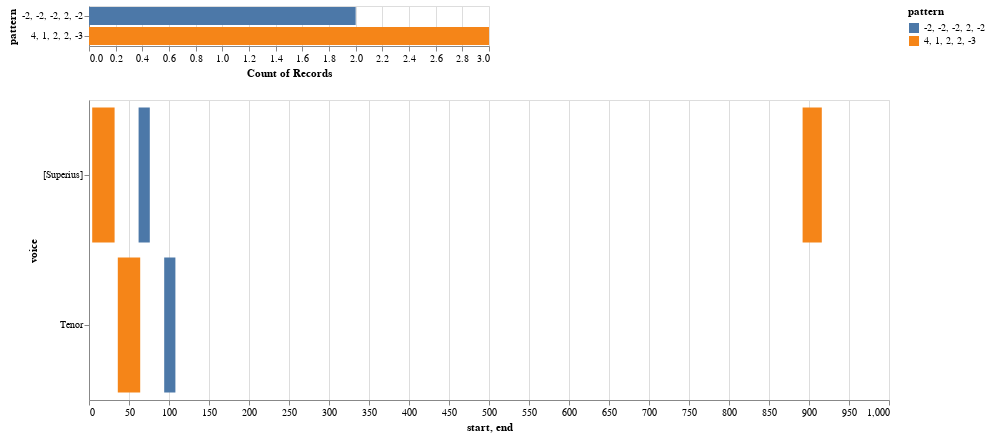

The notebook cell this image was saved under:
### Markdown cell above
### Selecting Individual nGrams and Voices

* Finally, it is possible select an individual ngram (and voice) explicitly.

* Note that in the plot tool below each **selected pattern** must be **list** consisting of **strings** in a **tuple**:

This:

>`selected_pattterns[('4', '1', '2', '2', '-3')]`


not this:

> `selected_patterns=[(4, 1, 2, 2, -3)]`

For more than one pattern:

> `selected_patterns=[('1', '2', '-2', '-2', '-2'), ('-2', '-2', '-2', '2', '-2')`

The complete code will in turn be:

> `viz.plot_ngrams_heatmap(mel_ngrams, mel_ngrams_duration, selected_patterns=
                                            [('1', '2', '-2', '-2', '-2'), ('-2', '-2', '-2', '2', '-2')], 
                                            voices=[])`
                                            
If the `voices` field is left blank, the heatmap will include all voices.  But it also possible to limit the plot to one or more voices.  Note that the voice name must match exactly the one in your score!

> `viz.plot_ngrams_heatmap(mel_ngrams, mel_ngrams_duration, selected_patterns=
                                            [('1', '2', '-2', '-2', '-2'), 
                                            ('-2', '-2', '-2', '2', '-2')], 
                                            voices=['[Superius]', 'Tenor'])`

### Code cell
viz.plot_ngrams_heatmap(mel_ngrams, mel_ngrams_duration, selected_patterns=
                        [('4', '1', '2', '2', '-3'), ('-2', '-2', '-2', '2', '-2')], 
                        voices=['[Superius]', 'Tenor'])

### Figure 1 — Vega-Lite specification as saved in the notebook (floating-point values rounded to 4 significant figures)
{"config": {"view": {"continuousWidth": 400, "continuousHeight": 300}}, "vconcat": [{"mark": "bar", "encoding": {"color": {"type": "nominal", "field": "pattern"}, "opacity": {"condition": {"value": 1, "selection": "selector007"}, "value": 0.2}, "x": {"type": "nominal", "aggregate": "count", "field": "pattern"}, "y": {"type": "nominal", "field": "pattern"}}, "selection": {"selector007": {"type": "multi", "fields": ["pattern"]}}}, {"mark": "bar", "encoding": {"color": {"type": "nominal", "field": "pattern"}, "opacity": {"condition": {"value": 1, "selection": "selector007"}, "value": 0.2}, "tooltip": [{"type": "quantitative", "field": "start"}, {"type": "quantitative", "field": "end"}, {"type": "nominal", "field": "pattern"}], "x": {"type": "quantitative", "field": "start"}, "x2": {"field": "end"}, "y": {"type": "nominal", "field": "voice", "sort": null}}, "height": 300, "selection": {"selector007": {"type": "multi", "fields": ["pattern"]}}, "width": 800}], "data": {"name": "data-9f43b21366a79962485542c4505eb591"}, "$schema": "https://vega.github.io/schema/vega-lite/v4.8.1.json", "datasets": {"data-9f43b21366a79962485542c4505eb591": [{"start": 4.0, "voice": "[Superius]", "pattern": "4, 1, 2, 2, -3", "end": 32.0}, {"start": 62.0, "voice": "[Superius]", "pattern": "-2, -2, -2, 2, -2", "end": 76.0}, {"start": 892.0, "voice": "[Superius]", "pattern": "4, 1, 2, 2, -3", "end": 916.0}, {"start": 36.0, "voice": "Tenor", "pattern": "4, 1, 2, 2, -3", "end": 64.0}, {"start": 94.0, "voice": "Tenor", "pattern": "-2, -2, -2, 2, -2", "end": 108.0}]}}
